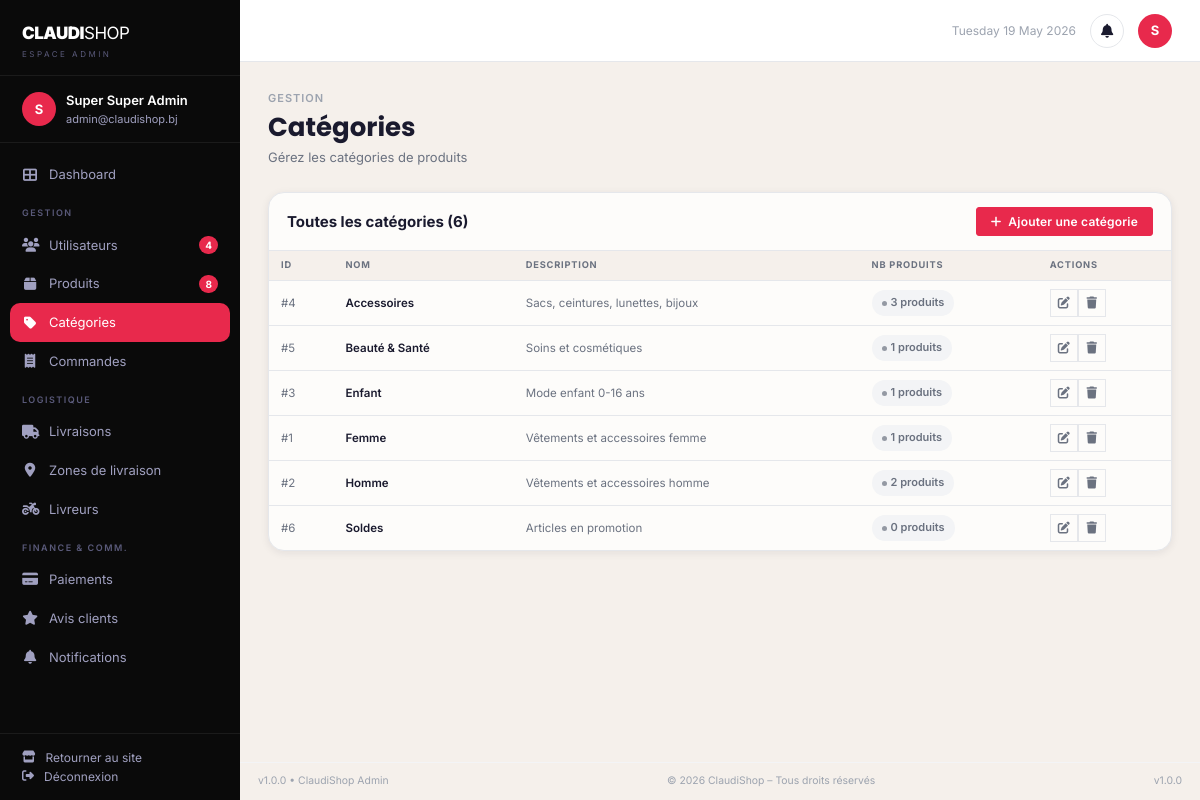
/admin/categories.php (signed in), run on the app's committed database.
### tables this page shows
CREATE TABLE `categorie` (
  `id`          INT UNSIGNED NOT NULL AUTO_INCREMENT,
  `nom`         VARCHAR(100) NOT NULL,
  `description` TEXT DEFAULT NULL,
  `image`       VARCHAR(255) DEFAULT NULL,
  `parent_id`   INT UNSIGNED DEFAULT NULL,
  `statut`      TINYINT(1) NOT NULL DEFAULT 1,
  `date_creation` DATETIME NOT NULL DEFAULT CURRENT_TIMESTAMP,
  `updated_at`  DATETIME NOT NULL DEFAULT CURRENT_TIMESTAMP ON UPDATE CURRENT_TIMESTAMP,
  PRIMARY KEY (`id`),
  KEY `idx_parent` (`parent_id`),
  CONSTRAINT `fk_categorie_parent` FOREIGN KEY (`parent_id`) REFERENCES `categorie` (`id`) ON DELETE SET NULL
);

### config/database.php (called while the page is built, shortened)
<?php
class Database {
    private static $instance = null;
    private $pdo;
    private function __construct() {
        $host = 'localhost';
        $dbname = 'claudishop';
        $username = 'root';
        $password = '';
        try {
            $this->pdo = new PDO(
                "mysql:host=$host;dbname=$dbname;charset=utf8mb4",
                $username,
                $password,
                [
                    PDO::ATTR_ERRMODE => PDO::ERRMODE_EXCEPTION,
                    PDO::ATTR_DEFAULT_FETCH_MODE => PDO::FETCH_ASSOC,
                    PDO::ATTR_EMULATE_PREPARES => false
                ]
            );
        } catch (PDOException $e) {
            die("Erreur de connexion à la base de données.");
        }
    }
    public static function getInstance() {
        if (self::$instance === null) {
            self::$instance = new self();
        }
        return self::$instance;
    }
    public function getConnection() {
        return $this->pdo;
    }
}

### classes/Categorie.php (called while the page is built, shortened)
<?php
require_once __DIR__ . '/../config/database.php';
class Categorie {
    private $db;
    public function __construct() {
        $this->db = Database::getInstance()->getConnection();
    }
    public function getWithProduitCount() {
        return $this->db->query("SELECT c.*, COUNT(p.id) as nb_produits FROM categorie c LEFT JOIN produit p ON c.id = p.categorie_id AND p.statut = 1 GROUP BY c.id ORDER BY c.nom")->fetchAll();
    }
}

### config/config.php (called while the page is built, shortened)
<?php
function securiser($data) {
    return htmlspecialchars(trim($data), ENT_QUOTES, 'UTF-8');
}
function verifierUtilisateurExiste() {
    require_once __DIR__ . '/../config/database.php';
}
function nettoyerInvite() {
    if (empty($_SESSION['user_id']) || empty($_SESSION['guest_converted'])) {
        return;
    }
    require_once __DIR__ . '/../config/database.php';
}

### admin/categories.php (the view, shortened to what this page needs)
<?php
require_once __DIR__ . '/../config/config.php';
require_once __DIR__ . '/../includes/header.php';
require_once __DIR__ . '/../classes/Categorie.php';
$categorieObj = new Categorie();
$categories = $categorieObj->getWithProduitCount();
?>
<div class="dashboard-layout">
<?php require_once __DIR__ . '/../includes/admin_sidebar.php'; ?>
<div class="dash-main">
<?php require_once __DIR__ . '/../includes/admin_topbar.php'; ?>
<div class="dash-content">
    <div class="dash-page-header">
        <div class="dash-page-label">Gestion</div>
        <h1 class="dash-page-title">Catégories</h1>
        <p class="dash-page-sub">Gérez les catégories de produits</p>
    </div>
    <div class="table-card">
        <div class="table-card-header">
            <span class="table-card-title">Toutes les catégories (<?= count($categories) ?>)</span>
            <button class="btn btn-dark btn-sm" onclick="document.getElementById('modalCat').style.display='flex'"><i class="fas fa-plus"></i> Ajouter une catégorie</button>
        </div>
        <table>
            <thead><tr><th>ID</th><th>Nom</th><th>Description</th><th>Nb produits</th><th>Actions</th></tr></thead>
            <tbody>
            <?php foreach ($categories as $cat): ?>
            <tr>
                <td class="text-xs text-muted">#<?= $cat['id'] ?></td>
                <td class="text-sm font-semibold"><?= securiser($cat['nom']) ?></td>
                <td class="text-sm text-muted"><?= securiser(substr($cat['description']??'—',0,60)) ?></td>
                <td><span class="badge badge-dark"><?= $cat['nb_produits'] ?? 0 ?> produits</span></td>
                <td><div class="flex gap-1"><a href="<?= BASE_URL ?>/admin/categories/modifier.php?id=<?= $cat['id'] ?>" class="action-btn"><i class="fas fa-edit"></i></a><form method="POST" action="<?= BASE_URL ?>/admin/categories.php" style="display:inline;" onsubmit="return confirm('Supprimer cette catégorie ?');"><input type="hidden" name="action" value="supprimer"><input type="hidden" name="id" value="<?= $cat['id'] ?>"><button type="submit" class="action-btn danger"><i class="fas fa-trash"></i></button></form></div></td>
            </tr>
            <?php endforeach; ?>
            </tbody>
        </table>
    </div>
</div>
<div class="dash-footer"><span>v1.0.0 &bull; ClaudiShop Admin</span><span>&copy; <?= date('Y') ?> ClaudiShop &ndash; Tous droits réservés</span><span>v1.0.0</span></div>
</div>
</div>
</body></html>

### data on the page
categorie: id "4", nom "Accessoires", description "Sacs, ceintures, lunettes, bijoux", nb_produits "3"
categorie: id "5", nom "Beauté & Santé", description "Soins et cosmétiques", nb_produits "1"
categorie: id "3", nom "Enfant", description "Mode enfant 0-16 ans", nb_produits "1"
categorie: id "1", nom "Femme", description "Vêtements et accessoires femme", nb_produits "1"
categorie: id "2", nom "Homme", description "Vêtements et accessoires homme", nb_produits "2"
categorie: id "6", nom "Soldes", description "Articles en promotion", nb_produits "0"

### other printed values
$userInitialAdmin "S"
$adminName "Super Super Admin"
$adminEmail "admin@claudishop.bj"
$_nbUsers "4"
$_nbProduits "8"
$userInitialAdmin2 "S"
count($categories) "6"
